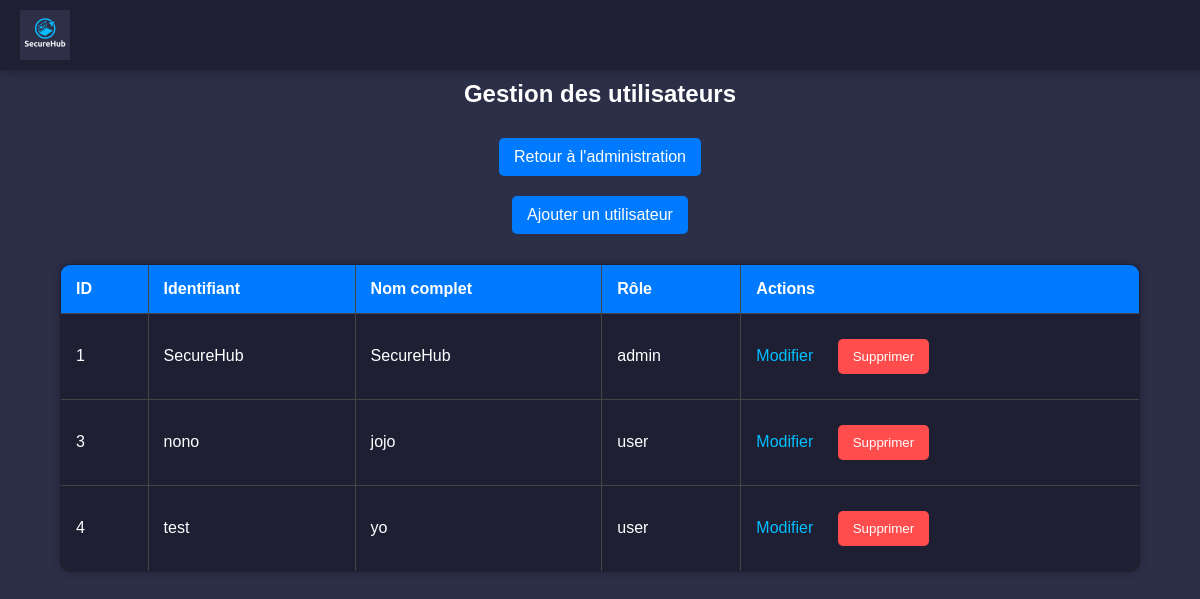
/admin/users (signed in), run on an earlier commit of the app's database.
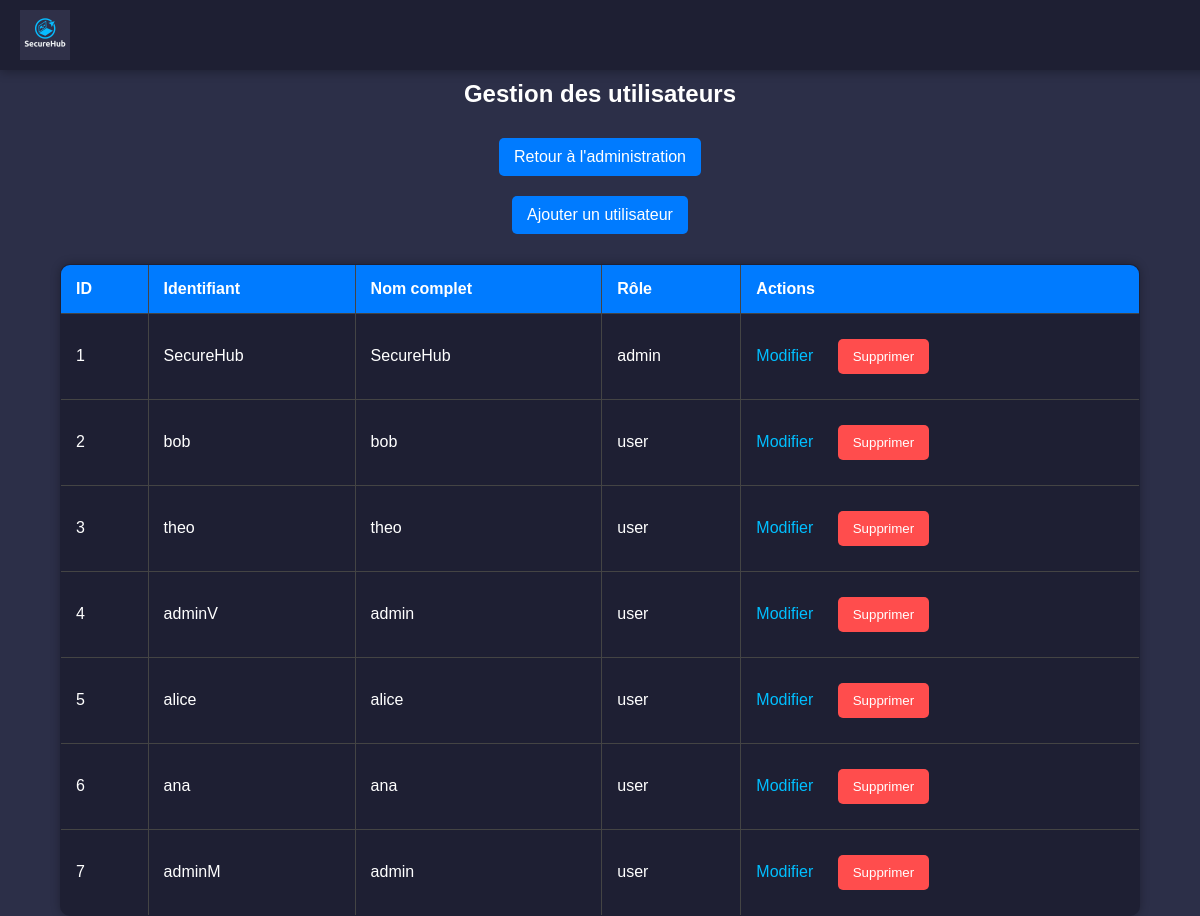
And on a later commit of the database.
### tables this page shows
CREATE TABLE users (
        id INTEGER PRIMARY KEY, 
        name VARCHAR(255) NOT NULL UNIQUE,
        fullname VARCHAR(255) NOT NULL,
        password VARCHAR(255) NOT NULL,
        role VARCHAR(50) NOT NULL DEFAULT 'user',
        is_password_changed BOOLEAN NOT NULL DEFAULT 0
    );

### Backend/app.py (the view)
@app.route('/admin/users', methods=['GET'])
def admin_users():
    if 'role' not in session or session['role'] != 'admin':
        flash("Accès interdit.", 'error')
        return redirect(url_for('login'))
    users = get_all_users()
    return render_template('admin_users_table.html', users=users)

### Backend/database.py (called while the page is built)
def get_all_users():
    with db.connect() as conn:
        result = conn.execute(text("SELECT * FROM users")).fetchall()
        return [dict(row) for row in result]

### Frontend/templates/admin_users_table.html (shortened to what this page needs)
<!DOCTYPE html>
<html lang="fr">
<head>
    <link rel="stylesheet" href="/static/css/styles_admin_table.css">
</head>
<body>
    <header>
        <img src="/static/img/SecureHub.png" alt="Logo SecureHub" class="logo">
    </header>
    <h2>Gestion des utilisateurs</h2>
    <a href="/admin" class="btn-back">Retour à l'administration</a>
    <a href="/admin/users/add" class="btn-add">Ajouter un utilisateur</a>
    <table>
        <thead>
            <tr>
                <th>ID</th>
                <th>Identifiant</th>
                <th>Nom complet</th>
                <th>Rôle</th>
                <th>Actions</th>
            </tr>
        </thead>
        <tbody>
            {% for user in users %}
            <tr>
                <td>{{ user.id }}</td>
                <td>{{ user.name }}</td>
                <td>{{ user.fullname }}</td>
                <td>{{ user.role }}</td>
                <td>
                    <a href="/admin/users/edit/{{ user.id }}">Modifier</a>
                    <form action="/admin/users/delete/{{ user.id }}" method="post" style="display:inline;">
                        <button type="submit" class="btn-delete" onclick="return confirm('Êtes-vous sûr de vouloir supprimer cet utilisateur ?');">Supprimer</button>
                    </form>
                </td>
            </tr>
            {% endfor %}
        </tbody>
    </table>
</body>
</html>

### Frontend/static/css/styles_admin_table.css (style rules this page uses)
body { font-family: Arial, sans-serif; background-color: #2c2f48; color: white; display: flex; flex-direction: column; align-items: center; height: 100vh; margin: 0; padding-top: 60px; }
header { position: fixed; top: 0; left: 0; width: 100%; background-color: #1e1f33; padding: 10px 20px; display: flex; align-items: center; box-shadow: 0 2px 10px rgba(0, 0, 0, 0.3); }
.logo { width: 50px; height: auto; }
table { width: 90%; border-collapse: collapse; margin-top: 20px; background-color: #1e1f33; color: white; border-radius: 10px; overflow: hidden; box-shadow: 0 0 10px rgba(0, 0, 0, 0.3); }
table, th, td { border: 1px solid #444; }
th, td { padding: 15px; text-align: left; }
th { background-color: #007bff; color: white; }
td a { color: #00bfff; text-decoration: none; margin-right: 10px; }
.btn-add, .btn-back, .btn-delete { display: inline-block; padding: 10px 15px; border-radius: 5px; text-decoration: none; color: white; background-color: #007bff; margin: 10px; text-align: center; cursor: pointer; border: none; }
.btn-delete { background-color: #ff4d4d; }

What changed in the data, as far as the page shows it:
added users: id "2", name "bob", fullname "bob", role "user"
changed users id 3: name "nono" → "theo"; fullname "jojo" → "theo"
changed users id 4: name "test" → "adminV"; fullname "yo" → "admin"
added users: id "5", name "alice", fullname "alice", role "user"
added users: id "6", name "ana", fullname "ana", role "user"
added users: id "7", name "adminM", fullname "admin", role "user"
